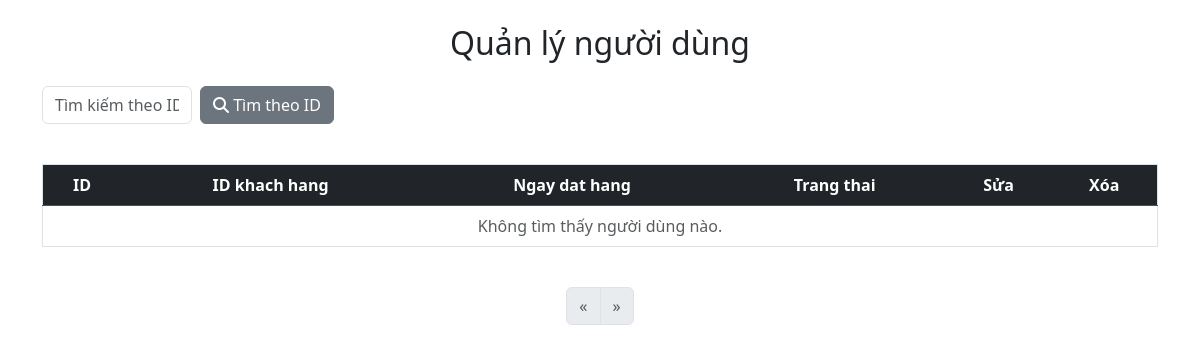
Before: /qldh.php with the older database file.
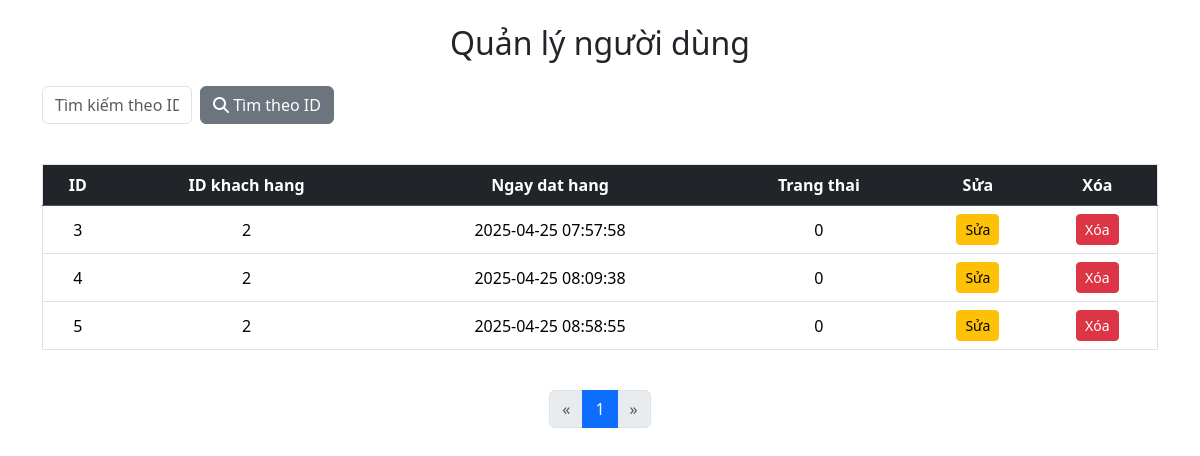
After: the same page with the newer database file.
### tables this page shows
CREATE TABLE `donhang` (
  `idDonHang` int(10) NOT NULL,
  `idKhach` int(10) NOT NULL,
  `ngaydathang` timestamp NOT NULL DEFAULT current_timestamp() ON UPDATE current_timestamp(),
  `trangthai` int(10) NOT NULL,
  `tongtien` int(200) NOT NULL
);

### qldh.php (the view, shortened to what this page needs)
<?php
$conn = connectData();
$limit = 12;
$page = isset($_GET['p']) && is_numeric($_GET['p']) && $_GET['p'] > 0 ? (int)$_GET['p'] : 1;
$offset = ($page - 1) * $limit;
$whereClause = '';
$countSql = "SELECT COUNT(*) AS total FROM donhang $whereClause";
$stmt = $conn->prepare($countSql);
$stmt->execute();
$resultCount = $stmt->get_result();
$totalRow = $resultCount->fetch_assoc();
$tongdonhang = $totalRow['total'];
$totalPages = ceil($tongdonhang / $limit);
$sql = "SELECT * FROM donhang $whereClause LIMIT $limit OFFSET $offset";
$stmt = $conn->prepare($sql);
$stmt->execute();
$result = $stmt->get_result();
?>
<!DOCTYPE html>
<html lang="vi">
<head>
    <link rel="stylesheet" href="./assets/fonts/css/all.min.css">
    <link href="./assets/bootstrap/css/bootstrap.min.css" rel="stylesheet">
</head>
<body>
    <div class="container mb-5 mt-4">
        <h2 class="text-center mb-4">Quản lý người dùng</h2>
        <div class="row g-2 mb-4">
            <div class="mb-3 ">
                <div class="d-flex flex-wrap">
                    <div class="col-12 col-md-6">
                        <form action="" method="GET" class="d-flex" style="max-width: 400px;">
                            <input type="text" name="queryidnd" class="form-control me-2" placeholder="Tìm kiếm theo ID..." style="width: 150px;">
                            <button type="submit" class="btn btn-secondary"><i class="fa-solid fa-magnifying-glass"></i> Tìm theo ID</button>
                        </form>
                    </div>
                </div>
            </div>
        </div>
        <div class="table-responsive">
            <table class="table table-hover border align-middle text-center">
                <thead class="table-dark">
                    <tr>
                        <th>ID</th>
                        <th>ID khach hang</th>
                        <th>Ngay dat hang</th>
                        <th>Trang thai</th>
                        <th>Sửa</th>
                        <th>Xóa</th>
                    </tr>
                </thead>
                <tbody>
                    <?php if ($result->num_rows > 0): ?>
                        <?php while ($row = $result->fetch_assoc()): ?>
                            <tr>
                                <td><?= $row['idDonHang'] ?></td>
                                <td><?= $row['idKhach'] ?></td>
                                <td><?= $row['ngaydathang'] ?></td>
                                <td><?= $row['trangthai'] ?></td>
                                <td><a href="./ad/suasanpham.php?id=<?= $row['idDonHang'] ?>" class="btn btn-warning btn-sm">Sửa</a></td>
                                <td><a href="./ad/xoasanpham.php?id=<?= $row['idDonHang'] ?>" class="btn btn-danger btn-sm" onclick="return confirm('Bạn có chắc muốn xóa không?');">Xóa</a></td>
                            </tr>
                        <?php endwhile; ?>
                    <?php else: ?>
                        <tr>
                            <td colspan="9" class="text-center text-muted">Không tìm thấy người dùng nào.</td>
                        </tr>
                    <?php endif; ?>
                </tbody>
            </table>
        </div>
        <?php
        include "./assets/layout/navigation/navigation.php"
        ?>
    </div>
</body>
</html>

### assets/layout/navigation/navigation.php (shortened to what this page needs)
<!DOCTYPE html>
<html lang="en">
<head>
</head>
<body>
            <nav aria-label="Page navigation">
                <ul class="pagination justify-content-center mt-4">
                    <li class="page-item <?php echo ($page <= 1) ? 'disabled' : ''; ?>">
                        <a class="page-link" href="?page=<?php echo $page - 1; ?>">&laquo;</a>
                    </li>
                    <?php for ($i = 1; $i <= $totalPages; $i++): ?>
                        <li class="page-item <?php echo ($i == $page) ? 'active' : ''; ?>">
                            <a class="page-link" href="?page=<?php echo $i; ?>"><?php echo $i; ?></a>
                        </li>
                    <?php endfor; ?>
                    <li class="page-item <?php echo ($page >= $totalPages) ? 'disabled' : ''; ?>">
                        <a class="page-link" href="?page=<?php echo $page + 1; ?>">&raquo;</a>
                    </li>
                </ul>
            </nav>
</body>
</html>

Changed rows visible on the page:
added donhang: idDonHang "3", idKhach "2", ngaydathang "2025-04-25 07:57:58", trangthai "0"
added donhang: idDonHang "4", idKhach "2", ngaydathang "2025-04-25 08:09:38", trangthai "0"
added donhang: idDonHang "5", idKhach "2", ngaydathang "2025-04-25 08:58:55", trangthai "0"
Other visible differences:
new list line: "1"
text no longer shown: "Không tìm thấy người dùng nào."
